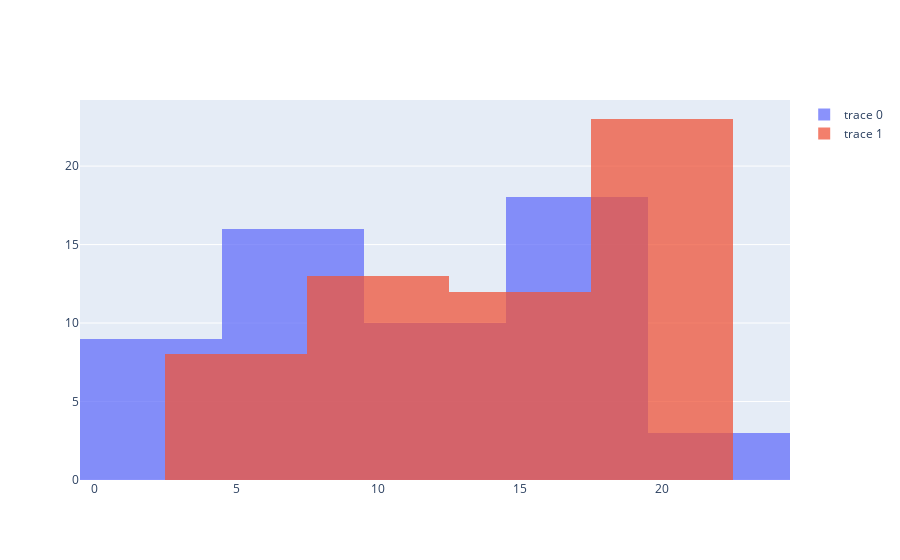

The notebook cell saved with this chart:
### Code cell
import plotly.graph_objects as go


x0 = math_grades
x1 = grades_after_curve

fig = go.Figure()
fig.add_trace(go.Histogram(x=x0))
fig.add_trace(go.Histogram(x=x1))

# Overlay both histograms
fig.update_layout(barmode='overlay')
# Reduce opacity to see both histograms
fig.update_traces(opacity=0.75)
fig.show()

### Figure 1 — Plotly figure (JSON) as saved in the notebook; plotly's stock layout.template omitted (floating-point values rounded to 4 significant figures)
{"data": [{"opacity": 0.75, "type": "histogram", "x": [17, 3, 15, 9, 10, 7, 6, 9, 6, 5, 0, 10, 11, 1, 18, 20, 1, 1, 3, 10, 15, 19, 17, 17, 17, 16, 16, 18, 17, 20, 3, 8, 14, 17, 7, 8, 6, 14, 13, 15, 13, 7, 13, 7, 19, 9, 10, 17, 8, 4, 9, 15, 20, 7, 15, 3]}, {"opacity": 0.75, "type": "histogram", "x": [20, 7.018, 19.02, 13.02, 14.02, 11.02, 10.02, 13.02, 10.02, 9.018, 4.018, 14.02, 15.02, 5.018, 20, 20, 5.018, 5.018, 7.018, 14.02, 19.02, 20, 20, 20, 20, 20, 20, 20, 20, 20, 7.018, 12.02, 18.02, 20, 11.02, 12.02, 10.02, 18.02, 17.02, 19.02, 17.02, 11.02, 17.02, 11.02, 20, 13.02, 14.02, 20, 12.02, 8.018, 13.02, 19.02, 20, 11.02, 19.02, 7.018]}], "layout": {"barmode": "overlay"}}
